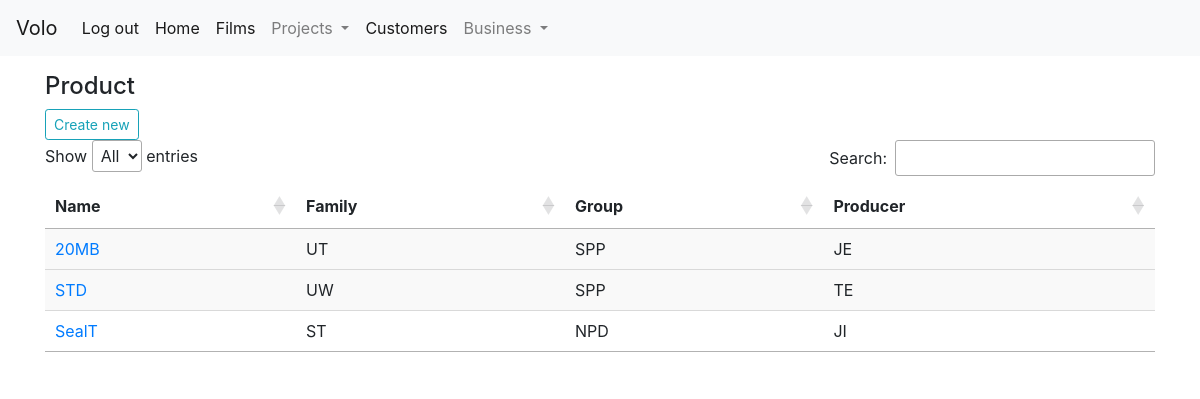
/product/ (signed in), run on the app's committed database.
### product/models.py (models this page shows, shortened)
class Product(models.Model):
    PRODUCER = (
        ('TE', 'Treofan'),
        ('JE', 'Jindal Europe'),
        ('JI', 'Jindal India'),
        ('JA', 'Jindal America')
    )
    producer = models.CharField(max_length=2,choices=PRODUCER, default='JE')
    name = models.CharField(max_length=20, unique=True)
    GROUP = (
        ('NPD', 'NPD'),
        ('SPP', 'Specialty Packaging'),
        ('SPL', 'Specialty Labeling'),
        ('IML', 'IML'),
        ('COM', 'Commodity')
    )
    group = models.CharField(max_length=3,choices=GROUP, default='NPD')
    FAMILY = (
        ('UW', 'Uncoated White'),
        ('CW', 'Coated White'),
        ('UT', 'Uncoated Transparent'),
        ('CT', 'Coated transparent'),
        ('MT', 'Metallised'),
        ('ST', 'SealTough'),
        ('AL', 'Alox'),
        ('HD', 'EthyLyte')
    )
    family = models.CharField(max_length=2,choices=FAMILY, default='UW')
    link = models.URLField(blank=True)
    class Meta:
        db_table = 'product'
        ordering = ('name','family',)
        verbose_name = 'product'
        verbose_name_plural = 'products'

### product/views.py (the view)
# urls.py: path('', ProductListView.as_view(), name='product-list'),
class ProductListView(LoginRequiredMixin, ListView):
    model = Product

### product/templates/product/product_list.html
{% extends "base.html" %}
{% block content %}
<h4>Product</h4>
<a class="btn btn-outline-info btn-sm" href="{% url 'product:product-create' %}">Create new</a>
  <table id="mydatatable" class="display" style="width:100%">
    <thead>
      <tr>
        <th scope="col">Name</th>
        <th scope="col">Family</th>
        <th scope="col">Group</th>
        <th scope="col">Producer</th>
      </tr>
    </thead>
    <tbody>
{% for prod in object_list %}
      <tr>
        <td><a href="{% url 'product:product-detail' prod.id %}/">{{ prod.name }}</td>
        <td>{{ prod.family }}</td>
        <td>{{ prod.group }}</td>
        <td>{{ prod.producer }}</td>
      </tr>
{% endfor %}
</tbody>
   </table>
{% endblock %}

### data on the page
Product: name "20MB", family "UT", group "SPP", producer "JE"
Product: name "STD", family "UW", group "SPP", producer "TE"
Product: name "SealT", family "ST", group "NPD", producer "JI"
